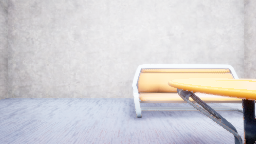
#> input picture images/view0.png, 256 x 144 px
$ python -i euclidean_distance.py   (imports and definitions only)
#> lines starting #> are read from the running program, lines starting #| are printed output that depends on the picture
import airsim
import numpy as np
import cv2
import os
import math

# [1 line that did not run here, left out]
# [5 lines not run here, left out]

#TODO
# Test more
# Create test environment
# Get dummy goal position

class Drone:

    def __init__(self):
        self.time_per_movement = 5
        self.curr_angle = 0
        drone_pos = client.getMultirotorState().kinematics_estimated.position
        self.goal_pos = [10500, 110]
        self.curr_pos = [drone_pos.x_val, drone_pos.y_val]
        self.speed = 6
        self.green_bonus = 10

    # [150 lines left out: functions rotate_by_angle, detect_red, detect_green, crop_center_x, get_np_image, move_forward and 5 more, not called in this run]
        # return (np.sum((np.array(self.goal_pos) - np.array(future_pos))**2))**0.5

    def move(self):
        self.rotate_by_angle(self.choose_direction())
        self.move_forward()

# [1 line that did not run here, left out]
# [7 lines not run here, left out]

>>> import cv2
>>> picture = cv2.imread('../images/view0.png', cv2.IMREAD_GRAYSCALE)
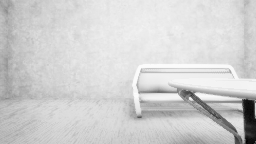
#> picture: shape (144, 256); min 0, max 253, mean 208.6
#> (the run stopped early here; a loop or call above may not have finished)

$ run again, on images/view3.png
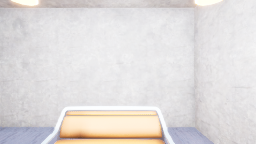
#> input picture images/view3.png, 256 x 144 px
#> `picture = cv2.imread('../images/view0.png', cv2.IMREAD_GRAYSCALE)`:
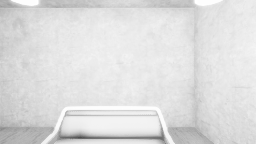
#> picture: shape (144, 256); min 76, max 255, mean 221.8
